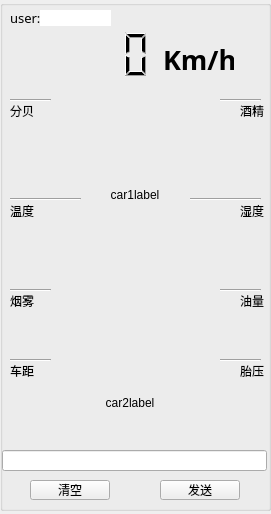
<?xml version="1.0" encoding="UTF-8"?>
<ui version="4.0">
 <class>cframe</class>
 <widget class="QWidget" name="cframe">
  <property name="geometry">
   <rect>
    <x>0</x>
    <y>0</y>
    <width>271</width>
    <height>514</height>
   </rect>
  </property>
  <property name="windowTitle">
   <string>Form</string>
  </property>
  <widget class="QGroupBox" name="groupBox_2">
   <property name="geometry">
    <rect>
     <x>0</x>
     <y>0</y>
     <width>271</width>
     <height>511</height>
    </rect>
   </property>
   <property name="title">
    <string/>
   </property>
   <widget class="QLCDNumber" name="vlcd">
    <property name="geometry">
     <rect>
      <x>70</x>
      <y>29</y>
      <width>81</width>
      <height>51</height>
     </rect>
    </property>
    <property name="styleSheet">
     <string notr="true">background-color: transparent;
border:none;</string>
    </property>
    <property name="digitCount">
     <number>3</number>
    </property>
   </widget>
   <widget class="QLabel" name="car1label">
    <property name="geometry">
     <rect>
      <x>80</x>
      <y>89</y>
      <width>110</width>
      <height>213</height>
     </rect>
    </property>
    <property name="minimumSize">
     <size>
      <width>110</width>
      <height>213</height>
     </size>
    </property>
    <property name="maximumSize">
     <size>
      <width>110</width>
      <height>213</height>
     </size>
    </property>
    <property name="text">
     <string>&lt;html&gt;&lt;head/&gt;&lt;body&gt;&lt;p align=&quot;center&quot;&gt;car1label&lt;/p&gt;&lt;/body&gt;&lt;/html&gt;</string>
    </property>
   </widget>
   <widget class="QLabel" name="label_3">
    <property name="geometry">
     <rect>
      <x>50</x>
      <y>99</y>
      <width>31</width>
      <height>31</height>
     </rect>
    </property>
    <property name="text">
     <string>&lt;html&gt;&lt;head/&gt;&lt;body&gt;&lt;p&gt;&lt;img src=&quot;:/image/image/yinxian1.png&quot;/&gt;&lt;/p&gt;&lt;/body&gt;&lt;/html&gt;</string>
    </property>
   </widget>
   <widget class="QLabel" name="label_4">
    <property name="geometry">
     <rect>
      <x>190</x>
      <y>259</y>
      <width>31</width>
      <height>31</height>
     </rect>
    </property>
    <property name="text">
     <string>&lt;html&gt;&lt;head/&gt;&lt;body&gt;&lt;p&gt;&lt;img src=&quot;:/image/image/yinxian1.png&quot;/&gt;&lt;/p&gt;&lt;/body&gt;&lt;/html&gt;</string>
    </property>
   </widget>
   <widget class="QLabel" name="label_5">
    <property name="geometry">
     <rect>
      <x>50</x>
      <y>259</y>
      <width>31</width>
      <height>31</height>
     </rect>
    </property>
    <property name="text">
     <string>&lt;html&gt;&lt;head/&gt;&lt;body&gt;&lt;p&gt;&lt;img src=&quot;:/image/image/yinxian2.png&quot;/&gt;&lt;/p&gt;&lt;/body&gt;&lt;/html&gt;</string>
    </property>
   </widget>
   <widget class="QLabel" name="label_6">
    <property name="geometry">
     <rect>
      <x>190</x>
      <y>99</y>
      <width>31</width>
      <height>31</height>
     </rect>
    </property>
    <property name="text">
     <string>&lt;html&gt;&lt;head/&gt;&lt;body&gt;&lt;p&gt;&lt;img src=&quot;:/image/image/yinxian2.png&quot;/&gt;&lt;/p&gt;&lt;/body&gt;&lt;/html&gt;</string>
    </property>
   </widget>
   <widget class="Line" name="line_2">
    <property name="geometry">
     <rect>
      <x>10</x>
      <y>90</y>
      <width>41</width>
      <height>20</height>
     </rect>
    </property>
    <property name="orientation">
     <enum>Qt::Horizontal</enum>
    </property>
   </widget>
   <widget class="Line" name="line_3">
    <property name="geometry">
     <rect>
      <x>220</x>
      <y>280</y>
      <width>41</width>
      <height>20</height>
     </rect>
    </property>
    <property name="orientation">
     <enum>Qt::Horizontal</enum>
    </property>
   </widget>
   <widget class="Line" name="line_4">
    <property name="geometry">
     <rect>
      <x>10</x>
      <y>280</y>
      <width>41</width>
      <height>20</height>
     </rect>
    </property>
    <property name="orientation">
     <enum>Qt::Horizontal</enum>
    </property>
   </widget>
   <widget class="Line" name="line_5">
    <property name="geometry">
     <rect>
      <x>220</x>
      <y>90</y>
      <width>41</width>
      <height>20</height>
     </rect>
    </property>
    <property name="orientation">
     <enum>Qt::Horizontal</enum>
    </property>
   </widget>
   <widget class="Line" name="line_6">
    <property name="geometry">
     <rect>
      <x>10</x>
      <y>189</y>
      <width>71</width>
      <height>21</height>
     </rect>
    </property>
    <property name="orientation">
     <enum>Qt::Horizontal</enum>
    </property>
   </widget>
   <widget class="Line" name="line_7">
    <property name="geometry">
     <rect>
      <x>190</x>
      <y>189</y>
      <width>71</width>
      <height>21</height>
     </rect>
    </property>
    <property name="orientation">
     <enum>Qt::Horizontal</enum>
    </property>
   </widget>
   <widget class="QLabel" name="car2label">
    <property name="geometry">
     <rect>
      <x>30</x>
      <y>370</y>
      <width>200</width>
      <height>66</height>
     </rect>
    </property>
    <property name="text">
     <string>&lt;html&gt;&lt;head/&gt;&lt;body&gt;&lt;p align=&quot;center&quot;&gt;car2label&lt;/p&gt;&lt;/body&gt;&lt;/html&gt;</string>
    </property>
   </widget>
   <widget class="Line" name="line_10">
    <property name="geometry">
     <rect>
      <x>220</x>
      <y>350</y>
      <width>41</width>
      <height>20</height>
     </rect>
    </property>
    <property name="orientation">
     <enum>Qt::Horizontal</enum>
    </property>
   </widget>
   <widget class="Line" name="line_11">
    <property name="geometry">
     <rect>
      <x>10</x>
      <y>350</y>
      <width>41</width>
      <height>20</height>
     </rect>
    </property>
    <property name="orientation">
     <enum>Qt::Horizontal</enum>
    </property>
   </widget>
   <widget class="QLabel" name="label_7">
    <property name="geometry">
     <rect>
      <x>190</x>
      <y>360</y>
      <width>31</width>
      <height>31</height>
     </rect>
    </property>
    <property name="text">
     <string>&lt;html&gt;&lt;head/&gt;&lt;body&gt;&lt;p&gt;&lt;img src=&quot;:/image/image/yinxian2.png&quot;/&gt;&lt;/p&gt;&lt;/body&gt;&lt;/html&gt;</string>
    </property>
   </widget>
   <widget class="QLabel" name="label_8">
    <property name="geometry">
     <rect>
      <x>50</x>
      <y>360</y>
      <width>16</width>
      <height>31</height>
     </rect>
    </property>
    <property name="text">
     <string>&lt;html&gt;&lt;head/&gt;&lt;body&gt;&lt;p&gt;&lt;img src=&quot;:/image/image/yinxian1.png&quot;/&gt;&lt;/p&gt;&lt;/body&gt;&lt;/html&gt;</string>
    </property>
   </widget>
   <widget class="QLabel" name="zfblabel">
    <property name="geometry">
     <rect>
      <x>10</x>
      <y>80</y>
      <width>41</width>
      <height>16</height>
     </rect>
    </property>
    <property name="font">
     <font>
      <family>黑体</family>
      <pointsize>8</pointsize>
     </font>
    </property>
    <property name="styleSheet">
     <string notr="true">background-color: transparent;
border: none;</string>
    </property>
    <property name="text">
     <string>&lt;html&gt;&lt;head/&gt;&lt;body&gt;&lt;p align=&quot;center&quot;&gt;&lt;br/&gt;&lt;/p&gt;&lt;/body&gt;&lt;/html&gt;</string>
    </property>
   </widget>
   <widget class="QLabel" name="zjjlabel">
    <property name="geometry">
     <rect>
      <x>220</x>
      <y>80</y>
      <width>41</width>
      <height>16</height>
     </rect>
    </property>
    <property name="font">
     <font>
      <family>黑体</family>
      <pointsize>8</pointsize>
     </font>
    </property>
    <property name="styleSheet">
     <string notr="true">background-color: transparent;
border: none;</string>
    </property>
    <property name="text">
     <string>&lt;html&gt;&lt;head/&gt;&lt;body&gt;&lt;p align=&quot;center&quot;&gt;&lt;br/&gt;&lt;/p&gt;&lt;/body&gt;&lt;/html&gt;</string>
    </property>
   </widget>
   <widget class="QLabel" name="zwdlabel">
    <property name="geometry">
     <rect>
      <x>10</x>
      <y>180</y>
      <width>41</width>
      <height>16</height>
     </rect>
    </property>
    <property name="font">
     <font>
      <family>黑体</family>
      <pointsize>8</pointsize>
     </font>
    </property>
    <property name="styleSheet">
     <string notr="true">background-color: transparent;
border: none;</string>
    </property>
    <property name="text">
     <string>&lt;html&gt;&lt;head/&gt;&lt;body&gt;&lt;p align=&quot;center&quot;&gt;&lt;br/&gt;&lt;/p&gt;&lt;/body&gt;&lt;/html&gt;</string>
    </property>
   </widget>
   <widget class="QLabel" name="zsdlabel">
    <property name="geometry">
     <rect>
      <x>220</x>
      <y>180</y>
      <width>41</width>
      <height>16</height>
     </rect>
    </property>
    <property name="font">
     <font>
      <family>黑体</family>
      <pointsize>8</pointsize>
     </font>
    </property>
    <property name="styleSheet">
     <string notr="true">background-color: transparent;
border: none;</string>
    </property>
    <property name="text">
     <string>&lt;html&gt;&lt;head/&gt;&lt;body&gt;&lt;p align=&quot;center&quot;&gt;&lt;br/&gt;&lt;/p&gt;&lt;/body&gt;&lt;/html&gt;</string>
    </property>
   </widget>
   <widget class="QLabel" name="zywlabel">
    <property name="geometry">
     <rect>
      <x>10</x>
      <y>270</y>
      <width>41</width>
      <height>16</height>
     </rect>
    </property>
    <property name="font">
     <font>
      <family>黑体</family>
      <pointsize>8</pointsize>
     </font>
    </property>
    <property name="styleSheet">
     <string notr="true">background-color: transparent;
border: none;</string>
    </property>
    <property name="text">
     <string>&lt;html&gt;&lt;head/&gt;&lt;body&gt;&lt;p align=&quot;center&quot;&gt;&lt;br/&gt;&lt;/p&gt;&lt;/body&gt;&lt;/html&gt;</string>
    </property>
   </widget>
   <widget class="QLabel" name="zqcjlabel">
    <property name="geometry">
     <rect>
      <x>220</x>
      <y>270</y>
      <width>41</width>
      <height>16</height>
     </rect>
    </property>
    <property name="font">
     <font>
      <family>黑体</family>
      <pointsize>8</pointsize>
     </font>
    </property>
    <property name="styleSheet">
     <string notr="true">background-color: transparent;
border: none;</string>
    </property>
    <property name="text">
     <string>&lt;html&gt;&lt;head/&gt;&lt;body&gt;&lt;p align=&quot;center&quot;&gt;&lt;br/&gt;&lt;/p&gt;&lt;/body&gt;&lt;/html&gt;</string>
    </property>
   </widget>
   <widget class="QLabel" name="zhcjlabel">
    <property name="geometry">
     <rect>
      <x>10</x>
      <y>340</y>
      <width>41</width>
      <height>16</height>
     </rect>
    </property>
    <property name="font">
     <font>
      <family>黑体</family>
      <pointsize>8</pointsize>
     </font>
    </property>
    <property name="styleSheet">
     <string notr="true">background-color: transparent;
border: none;</string>
    </property>
    <property name="text">
     <string>&lt;html&gt;&lt;head/&gt;&lt;body&gt;&lt;p align=&quot;center&quot;&gt;&lt;br/&gt;&lt;/p&gt;&lt;/body&gt;&lt;/html&gt;</string>
    </property>
   </widget>
   <widget class="QLabel" name="ztylabel">
    <property name="geometry">
     <rect>
      <x>220</x>
      <y>340</y>
      <width>41</width>
      <height>16</height>
     </rect>
    </property>
    <property name="font">
     <font>
      <family>黑体</family>
      <pointsize>8</pointsize>
     </font>
    </property>
    <property name="styleSheet">
     <string notr="true">background-color: transparent;
border: none;</string>
    </property>
    <property name="text">
     <string>&lt;html&gt;&lt;head/&gt;&lt;body&gt;&lt;p align=&quot;center&quot;&gt;&lt;br/&gt;&lt;/p&gt;&lt;/body&gt;&lt;/html&gt;</string>
    </property>
   </widget>
   <widget class="QLabel" name="label_9">
    <property name="geometry">
     <rect>
      <x>163</x>
      <y>39</y>
      <width>71</width>
      <height>41</height>
     </rect>
    </property>
    <property name="font">
     <font>
      <family>AcadEref</family>
      <pointsize>20</pointsize>
     </font>
    </property>
    <property name="text">
     <string>&lt;html&gt;&lt;head/&gt;&lt;body&gt;&lt;p&gt;&lt;span style=&quot; font-weight:600;&quot;&gt;Km/h&lt;/span&gt;&lt;/p&gt;&lt;/body&gt;&lt;/html&gt;</string>
    </property>
   </widget>
   <widget class="QLabel" name="label">
    <property name="geometry">
     <rect>
      <x>10</x>
      <y>10</y>
      <width>31</width>
      <height>16</height>
     </rect>
    </property>
    <property name="font">
     <font>
      <family>微软雅黑 Light</family>
      <pointsize>10</pointsize>
     </font>
    </property>
    <property name="text">
     <string>user:</string>
    </property>
   </widget>
   <widget class="QLabel" name="namelabel">
    <property name="geometry">
     <rect>
      <x>40</x>
      <y>10</y>
      <width>71</width>
      <height>16</height>
     </rect>
    </property>
    <property name="styleSheet">
     <string notr="true">background-color: rgb(255, 255, 255);</string>
    </property>
    <property name="text">
     <string/>
    </property>
   </widget>
   <widget class="QLineEdit" name="line">
    <property name="geometry">
     <rect>
      <x>2</x>
      <y>450</y>
      <width>265</width>
      <height>21</height>
     </rect>
    </property>
   </widget>
   <widget class="QPushButton" name="pushButton">
    <property name="geometry">
     <rect>
      <x>30</x>
      <y>480</y>
      <width>80</width>
      <height>20</height>
     </rect>
    </property>
    <property name="text">
     <string>清空</string>
    </property>
   </widget>
   <widget class="QPushButton" name="pushButton_2">
    <property name="geometry">
     <rect>
      <x>160</x>
      <y>480</y>
      <width>80</width>
      <height>20</height>
     </rect>
    </property>
    <property name="text">
     <string>发送</string>
    </property>
   </widget>
   <widget class="QLabel" name="label_2">
    <property name="geometry">
     <rect>
      <x>10</x>
      <y>100</y>
      <width>31</width>
      <height>21</height>
     </rect>
    </property>
    <property name="text">
     <string>分贝</string>
    </property>
   </widget>
   <widget class="QLabel" name="label_10">
    <property name="geometry">
     <rect>
      <x>240</x>
      <y>100</y>
      <width>31</width>
      <height>21</height>
     </rect>
    </property>
    <property name="text">
     <string>酒精</string>
    </property>
   </widget>
   <widget class="QLabel" name="label_11">
    <property name="geometry">
     <rect>
      <x>240</x>
      <y>360</y>
      <width>31</width>
      <height>21</height>
     </rect>
    </property>
    <property name="text">
     <string>胎压</string>
    </property>
   </widget>
   <widget class="QLabel" name="label_12">
    <property name="geometry">
     <rect>
      <x>10</x>
      <y>200</y>
      <width>31</width>
      <height>21</height>
     </rect>
    </property>
    <property name="text">
     <string>温度</string>
    </property>
   </widget>
   <widget class="QLabel" name="label_13">
    <property name="geometry">
     <rect>
      <x>10</x>
      <y>360</y>
      <width>31</width>
      <height>21</height>
     </rect>
    </property>
    <property name="text">
     <string>车距</string>
    </property>
   </widget>
   <widget class="QLabel" name="label_14">
    <property name="geometry">
     <rect>
      <x>240</x>
      <y>200</y>
      <width>31</width>
      <height>21</height>
     </rect>
    </property>
    <property name="text">
     <string>湿度</string>
    </property>
   </widget>
   <widget class="QLabel" name="label_15">
    <property name="geometry">
     <rect>
      <x>10</x>
      <y>290</y>
      <width>31</width>
      <height>21</height>
     </rect>
    </property>
    <property name="text">
     <string>烟雾</string>
    </property>
   </widget>
   <widget class="QLabel" name="label_16">
    <property name="geometry">
     <rect>
      <x>240</x>
      <y>290</y>
      <width>31</width>
      <height>21</height>
     </rect>
    </property>
    <property name="text">
     <string>油量</string>
    </property>
   </widget>
   <zorder>vlcd</zorder>
   <zorder>car1label</zorder>
   <zorder>label_3</zorder>
   <zorder>label_4</zorder>
   <zorder>label_5</zorder>
   <zorder>line_2</zorder>
   <zorder>line_3</zorder>
   <zorder>line_4</zorder>
   <zorder>line_5</zorder>
   <zorder>label_6</zorder>
   <zorder>line_6</zorder>
   <zorder>line_7</zorder>
   <zorder>car2label</zorder>
   <zorder>line_10</zorder>
   <zorder>line_11</zorder>
   <zorder>label_7</zorder>
   <zorder>label_8</zorder>
   <zorder>zfblabel</zorder>
   <zorder>zjjlabel</zorder>
   <zorder>zwdlabel</zorder>
   <zorder>zsdlabel</zorder>
   <zorder>zywlabel</zorder>
   <zorder>zqcjlabel</zorder>
   <zorder>zhcjlabel</zorder>
   <zorder>ztylabel</zorder>
   <zorder>label_9</zorder>
   <zorder>label</zorder>
   <zorder>namelabel</zorder>
   <zorder>line</zorder>
   <zorder>pushButton</zorder>
   <zorder>pushButton_2</zorder>
   <zorder>label_2</zorder>
   <zorder>label_10</zorder>
   <zorder>label_11</zorder>
   <zorder>label_12</zorder>
   <zorder>label_13</zorder>
   <zorder>label_14</zorder>
   <zorder>label_15</zorder>
   <zorder>label_16</zorder>
  </widget>
 </widget>
 <resources/>
 <connections/>
</ui>
